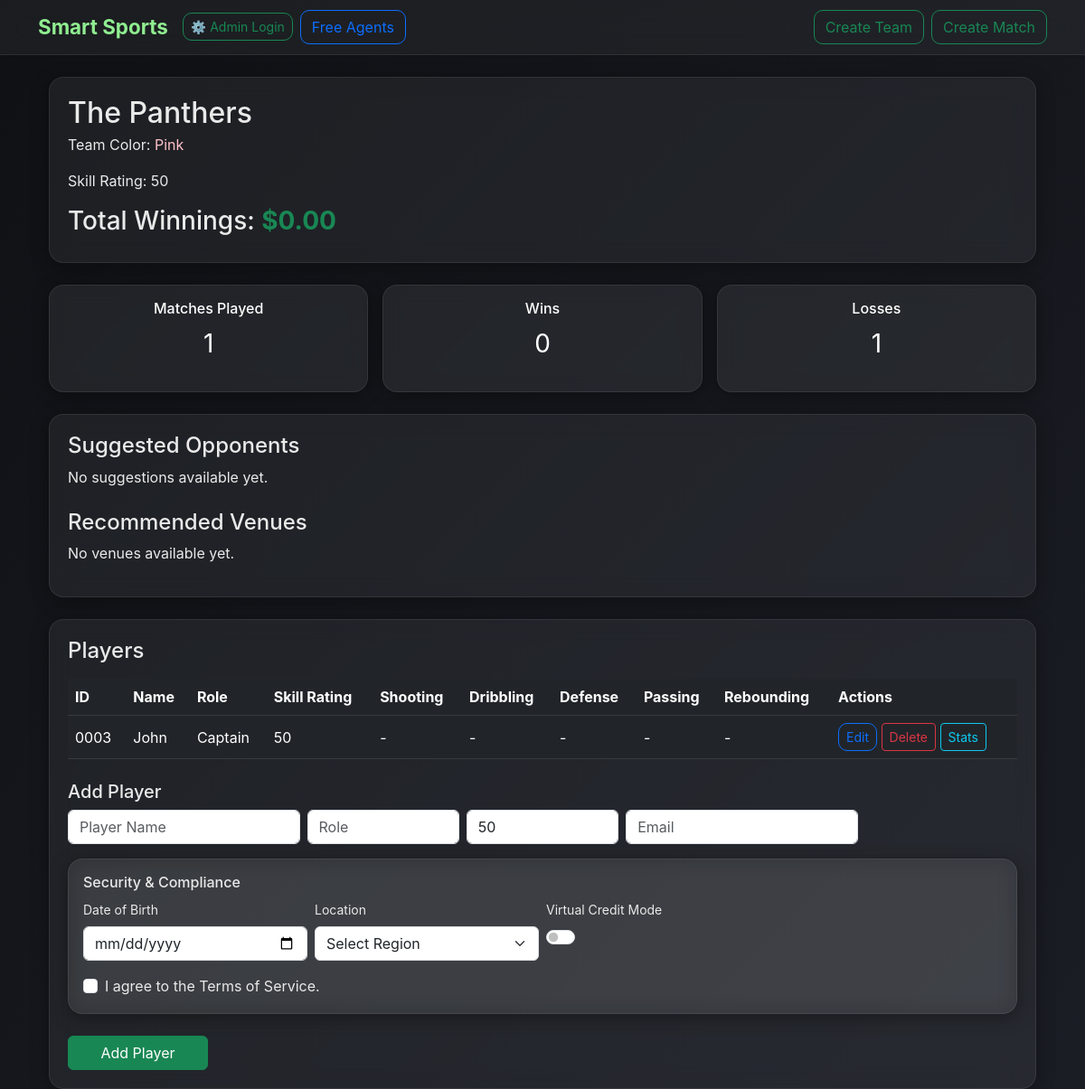
/teams/3 (signed in), run on the app's committed database.
### app/models.py (models this page shows, shortened)
class Team(db.Model):
    id = db.Column(db.Integer, primary_key=True)
    name = db.Column(db.String(120), nullable=False)
    total_winnings = db.Column(db.Float, default=0)
    color = db.Column(db.String(30), nullable=True)
    skill_rating = db.Column(db.Integer, default=50)
    skill = db.Column(db.Integer, default=50)
    created_at = db.Column(db.DateTime, default=datetime.utcnow)
    sport = db.Column(db.String(50), nullable=True, default="soccer")
    captain_id = db.Column(db.Integer, db.ForeignKey('player.id'), nullable=True)
    matches_played = db.Column(db.Integer, default=0)
    matches_won = db.Column(db.Integer, default=0)
    matches_lost = db.Column(db.Integer, default=0)
    stripe_account_id = db.Column(db.String(255))
    stripe_customer_id = db.Column(db.String(255))
    is_free_agent_pool = db.Column(db.Boolean, default=False)
    players = db.relationship("Player", backref="team", lazy=True, foreign_keys="Player.team_id")
    email = db.Column(db.String(120), unique=True, nullable=False)
    password_hash = db.Column(db.String(255), nullable=False)

class Player(db.Model):
    id = db.Column(db.Integer, primary_key=True)
    name = db.Column(db.String(120), nullable=False)
    email = db.Column(db.String(200), nullable=True)
    role = db.Column(db.String(80), nullable=True)
    skill_rating = db.Column(db.Integer, default=50)
    invited = db.Column(db.Boolean, default=False)
    team_id = db.Column(db.Integer, db.ForeignKey('team.id'), nullable=True)
    games_played = db.Column(db.Integer, default=0)
    wins = db.Column(db.Integer, default=0)
    losses = db.Column(db.Integer, default=0)
    is_admin = db.Column(db.Boolean, default=False)
    skills = db.relationship("PlayerSkill", backref="player", lazy=True, cascade="all, delete-orphan")

### app/routes.py (the view, shortened to what this page needs)
@app.route("/teams/<int:team_id>")
def team_detail(team_id):
    team = Team.query.get_or_404(team_id)
    skill_names = skill_fields_for_sport(team.sport)
    players = team.players
    if "team_id" not in session or session["team_id"] != team_id:
        flash("Not allowed.", "danger")
        return redirect(url_for("index"))
    return render_template(
        "team_detail.html",
        team=team,
        players=players,
        skill_names=skill_names
    )

### app/routes.py (called while the page is built)
def skill_fields_for_sport(sport):
    mapping = {
        "soccer": ["Shooting", "Passing", "Defending", "Speed", "Stamina"],
        "basketball": ["Shooting", "Dribbling", "Defense", "Passing", "Rebounding"],
        "volleyball": ["Serving", "Spiking", "Blocking", "Setting", "Passing"],
        "hockey": ["Shooting", "Skating", "Defense", "Checking", "Passing"],
        "football": ["Throwing", "Catching", "Tackling", "Speed", "Awareness"],
        "cricket": ["Bowling", "Batting", "Fielding", "Speed", "Fitness"],
        "default": ["Skill A", "Skill B", "Skill C", "Skill D", "Skill E"]
    }
    if not sport:
        return mapping["default"]
    return mapping.get(sport.lower(), mapping["default"])

### app/templates/team_detail.html (shortened to what this page needs)
{% extends "base.html" %}
{% block content %}
<div class="container mt-4">
    <div class="glass-card mb-4">
        <h2 class="mb-1">{{ team.name }}</h2>
        {% if team.color %}
        <p>Team Color: <span style="color: {{ team.color }}">{{ team.color }}</span></p>
        {% endif %}
        <p>Skill Rating: {{ team.skill_rating }}</p>
        <h3 class="mt-3">
            Total Winnings:
            <span class="text-success fw-bold">$<span id="total-winnings">{{ "%.2f"|format(team.total_winnings or 0) }}</span></span>
        </h3>
    </div>
    <div class="row g-3 mb-4">
        <div class="col-md-4">
            <div class="card p-3 text-center bg-success text-white">
                <h6>Matches Played</h6>
                <p class="fs-3">{{ team.matches_played or 0 }}</p>
            </div>
        </div>
        <div class="col-md-4">
            <div class="card p-3 text-center bg-success text-white">
                <h6>Wins</h6>
                <p class="fs-3">{{ team.matches_won or 0 }}</p>
            </div>
        </div>
        <div class="col-md-4">
            <div class="card p-3 text-center bg-danger text-white">
                <h6>Losses</h6>
                <p class="fs-3">{{ team.matches_lost or 0 }}</p>
            </div>
        </div>
    </div>
    <div class="glass-card mb-4">
        <h4>Suggested Opponents</h4>
        {% if opponents %}
        <ul>
            {% for opp in opponents %}
            <li>{{ opp.name }} — Skill: {{ opp.skill_rating }}</li>
            {% endfor %}
        </ul>
        {% else %}
        <p>No suggestions available yet.</p>
        {% endif %}
        <h4 class="mt-4">Recommended Venues</h4>
        {% if suggested_venues %}
        <ul>
            {% for v in suggested_venues %}
            <li>{{ v.name }} ({{ v.city or '' }})</li>
            {% endfor %}
        </ul>
        {% else %}
        <p>No venues available yet.</p>
        {% endif %}
    </div>
    <div class="glass-card">
        <h4>Players</h4>
        <table class="table table-dark table-hover align-middle mt-3">
            <thead>
                <tr>
                    <th>ID</th>
                    <th>Name</th>
                    <th>Role</th>
                    <th>Skill Rating</th>
                    {% for skill_name in skill_names %}
                    <th>{{ skill_name }}</th>
                    {% endfor %}
                    <th>Actions</th>
                </tr>
            </thead>
            <tbody>
                {% for p in players %}
                <tr>
                    <td>{{ "%04d"|format(p.id) }}</td>
                    <td>{{ p.name }}</td>
                    <td>{{ p.role or "" }}</td>
                    <td>{{ p.skill_rating }}</td>
                    {% set player_skills = {} %}
                    {% for s in p.skills %}
                        {% set _ = player_skills.update({ s.name: s.value }) %}
                    {% endfor %}
                    {% for skill_name in skill_names %}
                        <td>{{ player_skills.get(skill_name, '-') }}</td>
                    {% endfor %}
                    <td>
                        <a href="{{ url_for('edit_player', player_id=p.id) }}" class="btn btn-sm btn-outline-primary">Edit</a>
                        <a href="{{ url_for('delete_player', player_id=p.id) }}" class="btn btn-sm btn-outline-danger" onclick="return confirm('Delete {{ p.name }}?');">Delete</a>
                        <a href="{{ url_for('player_stats', player_id=p.id) }}" class="btn btn-sm btn-outline-info">Stats</a>
                    </td>
                </tr>
                {% endfor %}
            </tbody>
        </table>
        <form method="POST" action="{{ url_for('team_add_player', team_id=team.id) }}" class="mt-4" id="addPlayerForm">
            <h5>Add Player</h5>
            <div class="row g-2 mb-3">
                <div class="col-md-3"><input type="text" class="form-control" name="name" placeholder="Player Name" required></div>
                <div class="col-md-2"><input type="text" class="form-control" name="role" placeholder="Role"></div>
                <div class="col-md-2"><input type="number" class="form-control" name="skill" value="50"></div>
                <div class="col-md-3"><input type="email" class="form-control" name="email" placeholder="Email"></div>
            </div>
            <div class="glass-card mt-3 p-3">
                <h6>Security & Compliance</h6>
                <div class="row g-2">
                    <div class="col-md-3">
                        <label class="form-label small">Date of Birth</label>
                        <input type="date" class="form-control" name="dob" id="dob" required>
                    </div>
                    <div class="col-md-3">
                        <label class="form-label small">Location</label>
                        <select class="form-select" name="location" required>
                            <option value="">Select Region</option>
                        </select>
                    </div>
                    <div class="col-md-3">
                        <label class="form-label small">Virtual Credit Mode</label>
                        <div class="form-check form-switch">
                            <input class="form-check-input" type="checkbox" name="virtual_credit" id="virtual_credit">
                        </div>
                    </div>
                </div>
                <div class="form-check mt-3">
                    <input class="form-check-input" type="checkbox" id="tos" name="tos" required>
                    <label class="form-check-label" for="tos">
                        I agree to the Terms of Service.
                    </label>
                </div>
            </div>
            <div class="row mt-4">
                <div class="col-md-2">
                    <button type="submit" class="btn btn-success w-100">Add Player</button>
                </div>
            </div>
        </form>
    </div>
</div>
{% endblock %}

### app/templates/base.html (style rules this page uses)
body { background: linear-gradient(135deg, #0f1115, #1a1d24); color: #eaeaea; min-height: 100vh; font-family: 'Inter', sans-serif; }
.glass-card { background: rgba(255, 255, 255, 0.06); border-radius: 16px; padding: 20px; border: 1px solid rgba(255, 255, 255, 0.08); backdrop-filter: blur(12px); box-shadow: 0 4px 20px rgba(0,0,0,0.35); }
.btn-outline-success, .btn-outline-secondary, .btn-outline-primary { border-radius: 10px; transition: 0.2s; }
.card { border-radius: 16px !important; background: rgba(255, 255, 255, 0.07) !important; border: 1px solid rgba(255, 255, 255, 0.08) !important; backdrop-filter: blur(10px) !important; box-shadow: 0 3px 18px rgba(0,0,0,0.4) !important; }
table { color: #eaeaea !important; }

### data on the page
Team: name "The Panthers", color "Pink", skill_rating "50", total_winnings "0.00", matches_played "1", matches_won "0", matches_lost "1"
Player: id "0003", name "John", role "Captain", skill_rating "50", get "-" "-" "-" "-" "-"

### other printed values
{{ skill_name }} "Shooting" "Dribbling" "Defense" "Passing" "Rebounding"
